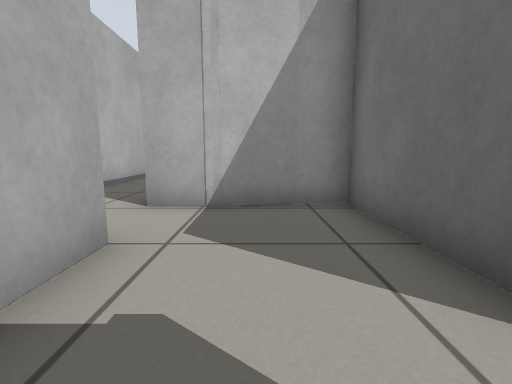
[1] (above)

14 first-person views from a walk through a world built for the Gazebo simulator. The camera is 0.5 m above the floor, tilts 8° down and sees 85° across. The floor is counted in squares, 0.5 m on a side. Each view is taken from the middle of a square. On the plan, view 1 faces up. The plan holds only what a view shows up to about 11 squares ahead; the rest is blank. The place goes on beyond the plan.

[2]
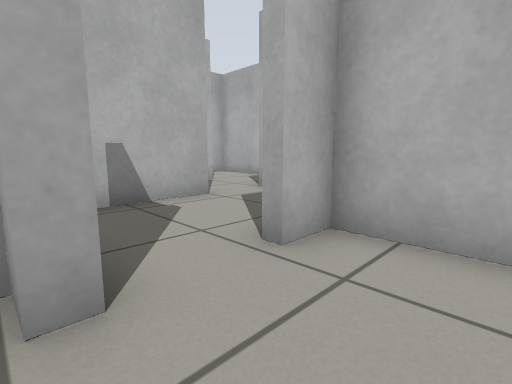

[3]
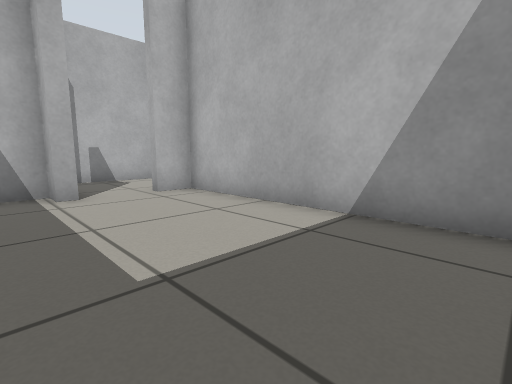

[4]
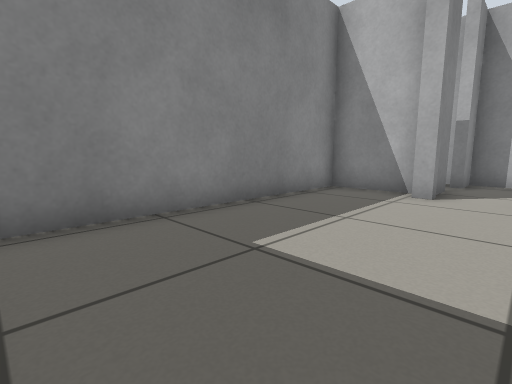

[5]
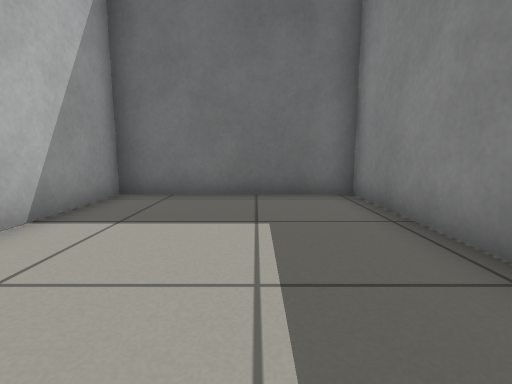

[6]
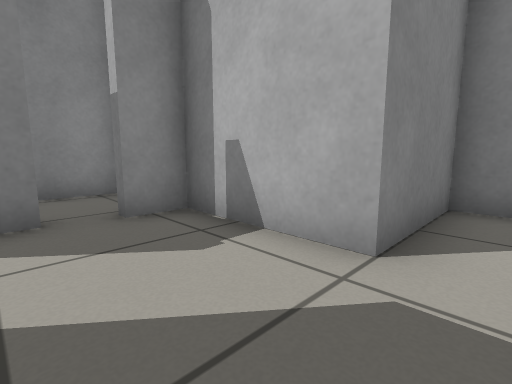

[7]
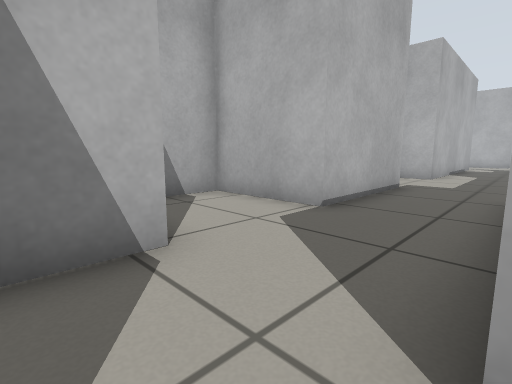

[8]
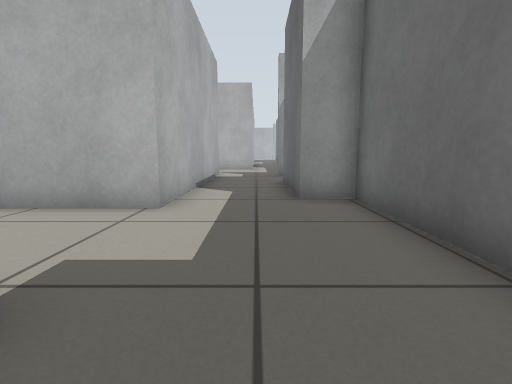

[9]
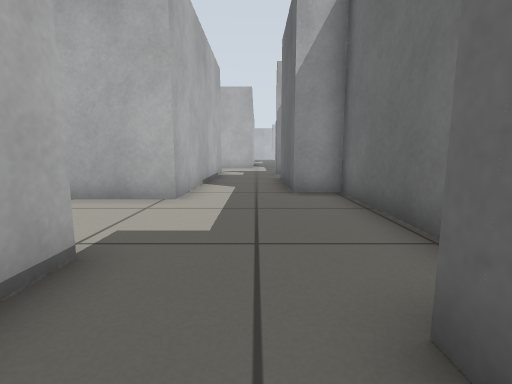

[10]
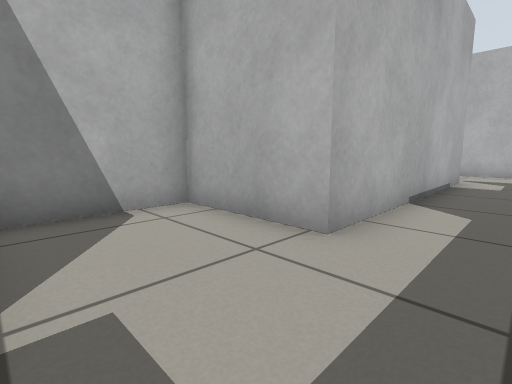

[11]
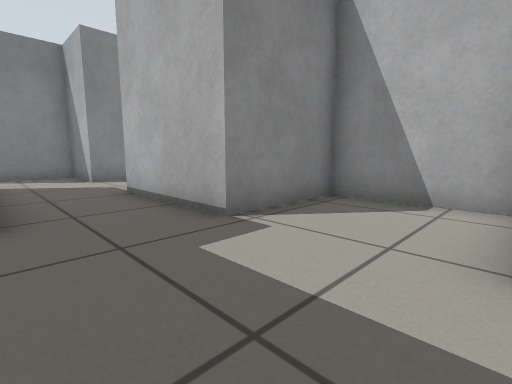

[12]
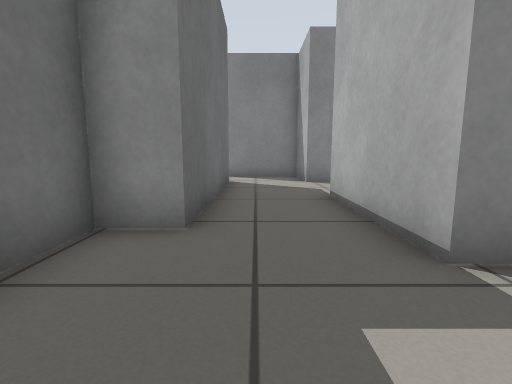

[13]
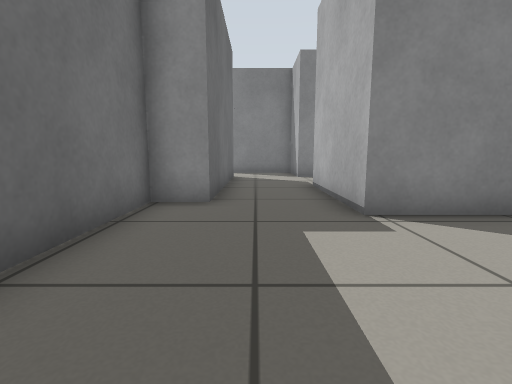

[14]
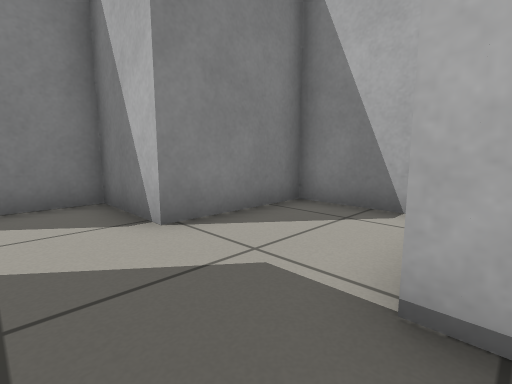

### Floor plan
Points are (right, up) in squares from view 1. A wall is a line through its corners. A room is listed if a view was taken in it or the views show most of it. See-through windows are left out.
Room 1 (view 1)
walls: (0.4, -0.6) (1.5, -0.6); (-1.6, 1.5) (-1.6, -0.4) (-0.5, -0.4); (-1.5, -3.3) (0.2, -3.3)
ways out: opening at (2, 0.5) to room 2; opening at (0, 2.5) to room 3
Room 2 (views 2, 3, 4, 5)
walls: (1.8, -0.4) (2.2, -0.4) (2.2, -0.9) (1.5, -0.9) (1.5, -3.3) (9.6, -3.3) (9.6, 2.3) (2.2, 2.3) (2.2, 1.3) (1.8, 1.3)
ways out: opening at (2, 0.5) to room 1
Room 3 (view 6)
walls: (-1.6, 3) (-1.6, 1.5); (1.8, 1.9) (1.8, 5.5) (0.7, 5.5); (-0.6, 5.2) (-2.1, 5.2); (0.9, 5.5) (-0.9, 5.2)
ways out: opening at (0, 2.5) to room 1; opening at (-2, 4) to room 4
Room 4 (view 7)
walls: (-4.7, 4.4) (-4.7, 3) (-1.6, 3)
ways out: opening at (-2, 4) to room 3; opening at (-3.5, 5) to room 5
Room 5 (views 8, 9, 10, 11, 12, 13, 14)
walls: (-2.1, 5.2) (-2.1, 11.4) (-0.9, 11.4) (-0.9, 17) (-2.1, 17) (-2.1, 20.8); (-4.7, 21.5) (-4.7, 16) (-7.9, 16) (-7.9, 12.6) (-4.7, 12.6) (-4.7, 8.5) (-7.9, 8.5) (-7.9, 5.4) (-4.7, 5.4) (-4.7, 4.4)
ways out: opening at (-3.5, 5) to room 4

Positions as (right, up) in squares from view 1, and headings:
1: (0, 0), facing up
2: (4, -1), facing up-left
3: (9, -2), facing up-left
4: (9, 1), facing down-left
5: (3, -1), facing right
6: (1, 4), facing down-left
7: (-2, 4), facing up-left
8: (-3, 11), facing up
9: (-3, 10), facing up
10: (-3, 13), facing up-left
11: (-2, 16), facing down-left
12: (-3, 15), facing down
13: (-3, 17), facing down
14: (-3, 9), facing down-left
